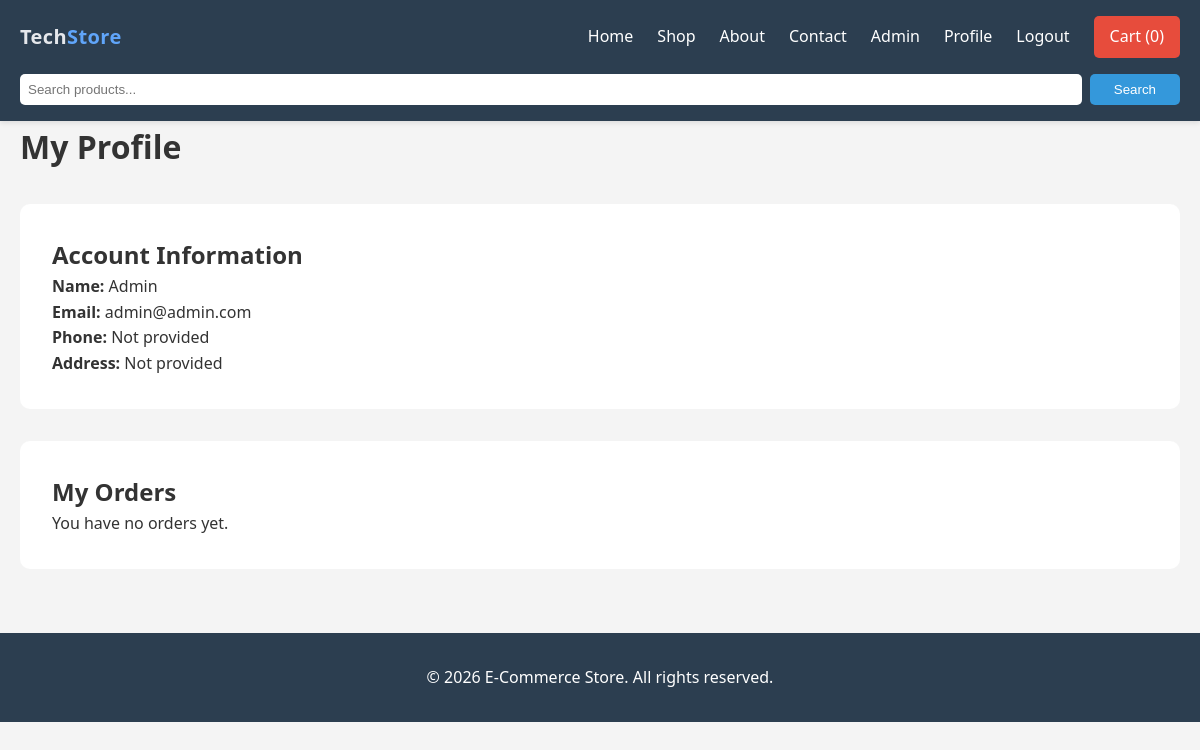
The app's page /profile.php (signed in) with its own data.
### tables this page shows
CREATE TABLE IF NOT EXISTS users (
    id INT AUTO_INCREMENT PRIMARY KEY,
    name VARCHAR(100) NOT NULL,
    email VARCHAR(100) UNIQUE NOT NULL,
    password VARCHAR(255) NOT NULL,
    phone VARCHAR(20),
    address TEXT,
    role ENUM('customer', 'admin') DEFAULT 'customer',
    created_at TIMESTAMP DEFAULT CURRENT_TIMESTAMP
);

### profile.php (the view, shortened to what this page needs)
<?php
require_once 'config/database.php';
$userId = getUserId();
$stmt = $pdo->prepare("SELECT * FROM orders WHERE user_id = ? ORDER BY created_at DESC");
$stmt->execute([$userId]);
$orders = $stmt->fetchAll();
$stmt = $pdo->prepare("SELECT * FROM users WHERE id = ?");
$stmt->execute([$userId]);
$user = $stmt->fetch();
?>
<!DOCTYPE html>
<html lang="en">
<head>
    <link rel="stylesheet" href="assets/css/style.css">
</head>
<body>
    <?php include 'includes/header.php'; ?>
    <main class="profile-page">
        <div class="container">
            <h1>My Profile</h1>
            <div class="profile-info">
                <h2>Account Information</h2>
                <p><strong>Name:</strong> <?php echo htmlspecialchars($user['name']); ?></p>
                <p><strong>Email:</strong> <?php echo htmlspecialchars($user['email']); ?></p>
                <p><strong>Phone:</strong> <?php echo htmlspecialchars($user['phone'] ?? 'Not provided'); ?></p>
                <p><strong>Address:</strong> <?php echo htmlspecialchars($user['address'] ?? 'Not provided'); ?></p>
            </div>
            <div class="orders-section">
                <h2>My Orders</h2>
                <?php if (empty($orders)): ?>
                    <p>You have no orders yet.</p>
                <?php endif; ?>
            </div>
        </div>
    </main>
    <?php include 'includes/footer.php'; ?>
</body>
</html>

### assets/css/style.css (style rules this page uses)
* { margin: 0; padding: 0; box-sizing: border-box; }
body { font-family: 'Segoe UI', Tahoma, Geneva, Verdana, sans-serif; line-height: 1.6; color: #333; background-color: #f4f4f4; }
.container { max-width: 1200px; margin: 0 auto; padding: 0 20px; }
.profile-info, .orders-section { background: white; padding: 2rem; border-radius: 10px; margin: 2rem 0; }

### records on screen
users: name "Admin", email "admin@admin.com", phone "Not provided", address "Not provided"

### other values on screen
$cartCount "0"
